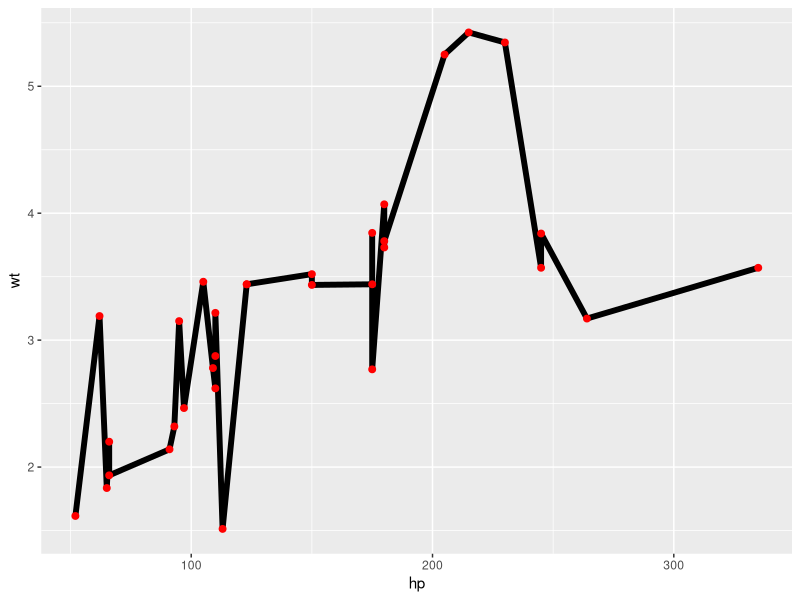
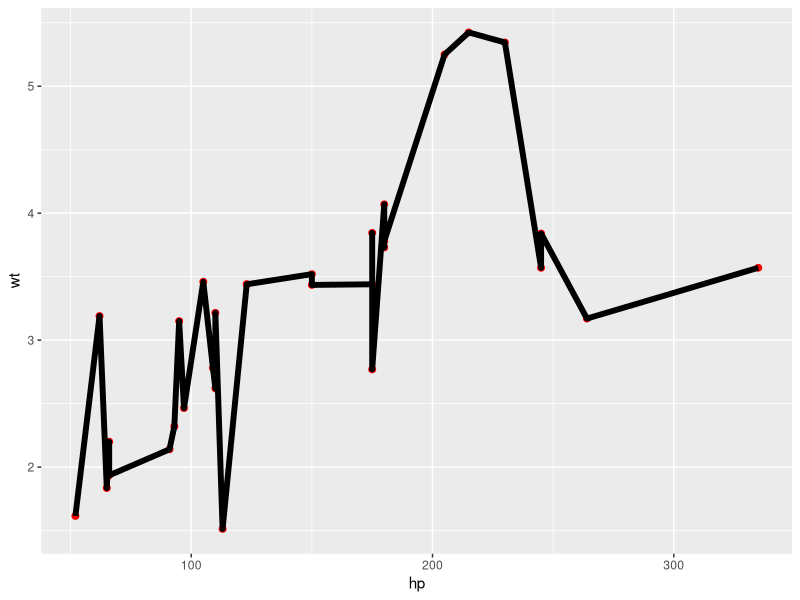
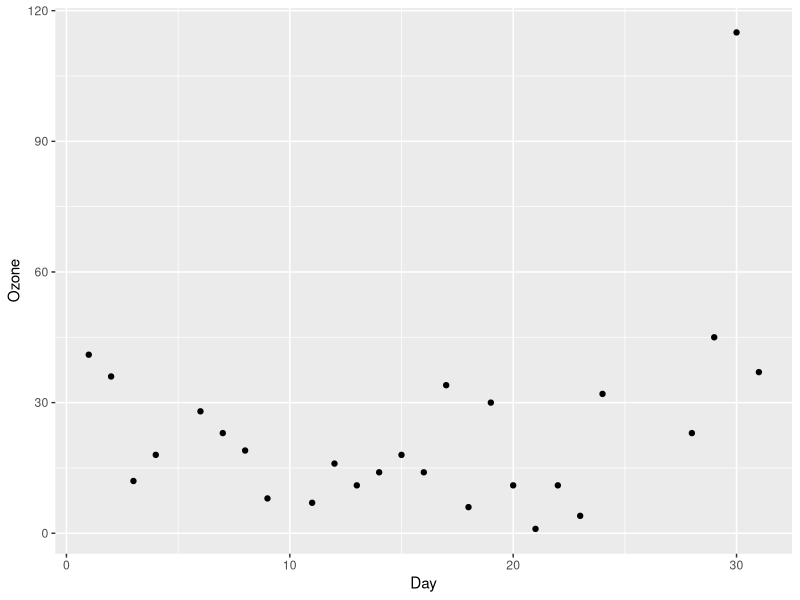
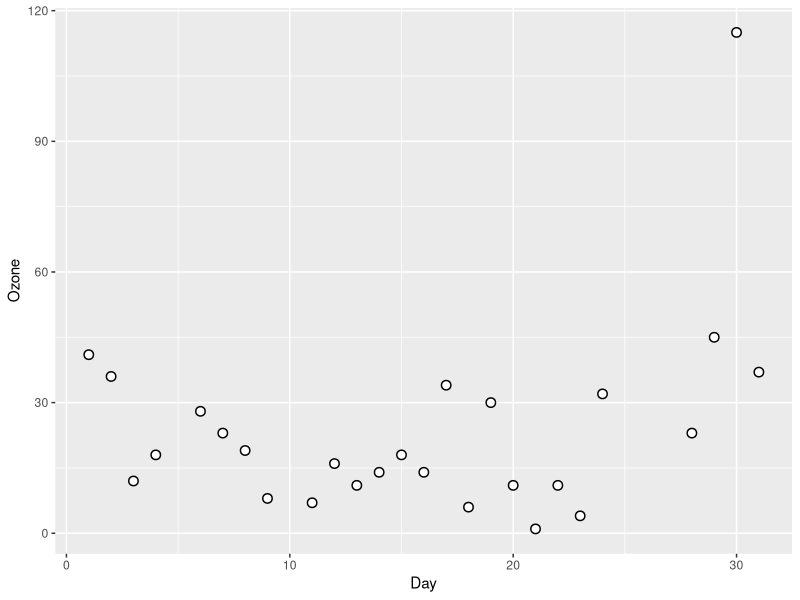
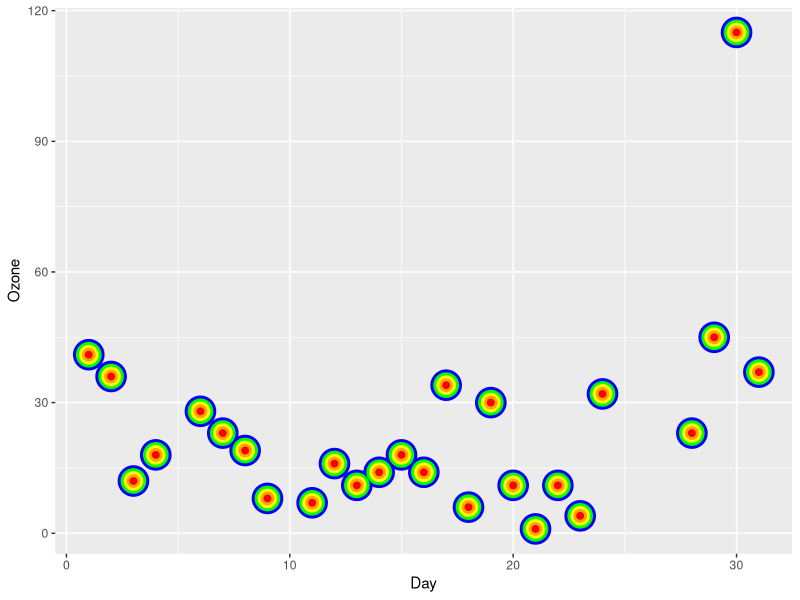
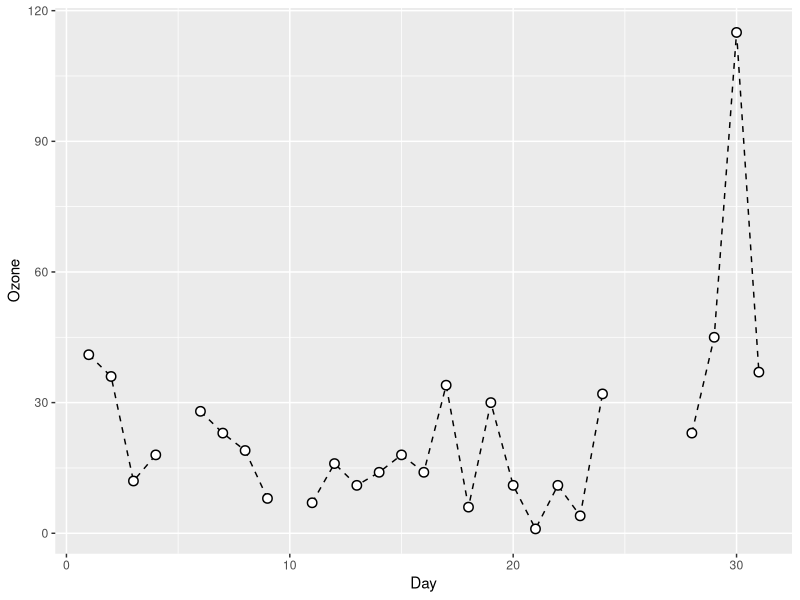
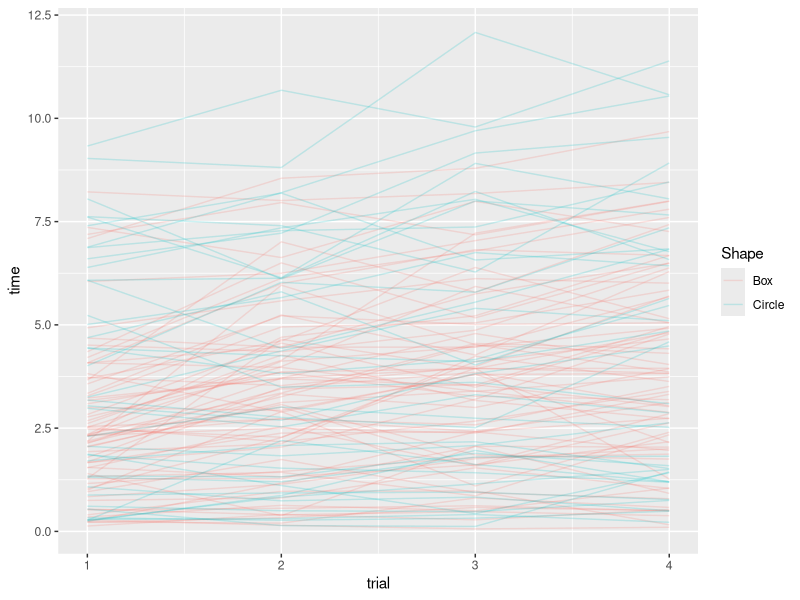
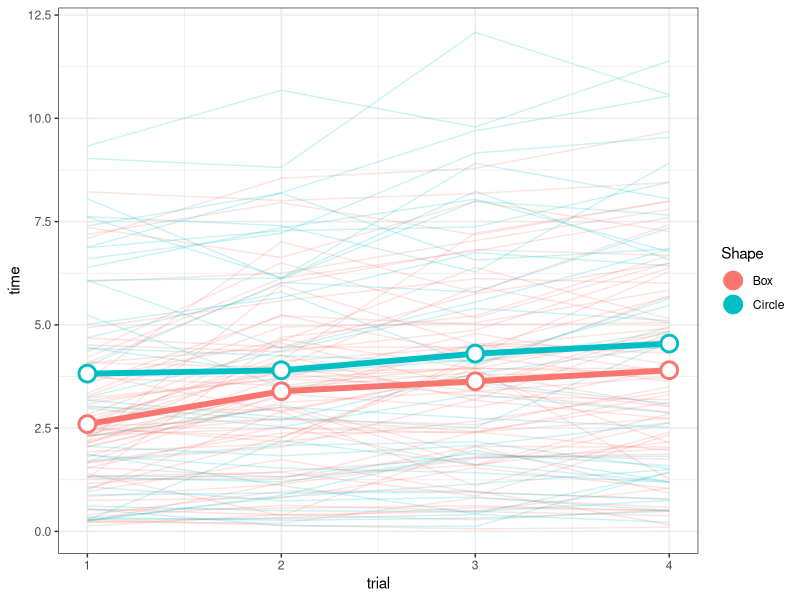

Write R code to recreate these figures, in order.
## ---- chunk 1
knitr::opts_knit$set(root.dir = '../../../../')
knitr::opts_chunk$set(
  collapse = TRUE,
  comment = "#>",
  fig.height = 3,
  fig.width = 3,
  fig.align = "center"
)
## ---- chunk 2
library(ggplot2)
ggplot(mtcars, aes(x = hp, y = wt)) +
  geom_line(size = 2) + 
  geom_point(size = 2, color = "red")
## ---- chunk 3
ggplot(mtcars, aes(x = hp, y = wt)) +
  geom_point(size = 2, color = "red") +
  geom_line(size = 2)
## ---- chunk 4
library(dplyr)
d <- airquality %>% filter(Month == 5)
head(d)
## ---- chunk 5
ggplot(d, aes(x = Day, y = Ozone)) +
  geom_point()
## ---- chunk 6
ggplot(d, aes(x = Day, y = Ozone)) +
  geom_point(size = 3) +
  geom_point(size = 2, color = "white")
## ---- chunk 7
ggplot(d, aes(x = Day, y = Ozone)) +
  geom_point(size = 10, color = "blue") +
  geom_point(size = 8,  color = "green") +
  geom_point(size = 6,  color = "yellow") +
  geom_point(size = 4,  color = "orange") +
  geom_point(size = 2,  color = "red")
## ---- chunk 8
ggplot(d, aes(x = Day, y = Ozone)) +
  geom_line(linetype = 2) +
  geom_point(size = 3) +
  geom_point(color = "white", size = 2)
## ---- chunk 9
d <- read.csv("data/tracking.csv")
## ---- chunk 10
ggplot(d, aes(x = trial, y = time, color = Shape)) +
  geom_line(aes(group = id), alpha = .2)
## ---- chunk 11
gd <- d %>% 
  group_by(Shape, trial) %>% 
  summarise(time = mean(time))

ggplot(d, aes(x = trial, y = time, color = Shape)) +
  geom_line(aes(group = id), alpha = .2) +
  geom_line(data = gd, aes(group = Shape), size = 2) +
  geom_point(data = gd, size = 6) +
  geom_point(data = gd, size = 4, color = "white") +
  theme_bw()
